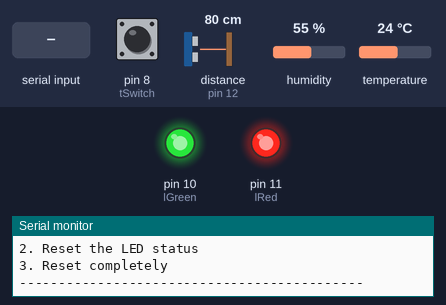
A sketch run on a simulated Arduino Uno, built with avr-gcc and run on an emulated ATmega328P. Shown: output pins drawn as LEDs (lit = HIGH), the last lines printed to the serial monitor. The inputs (shaded band) are chosen by the test bench; at power-on: pin 8 (tSwitch) HIGH, distance to the obstacle (sensor on pin 12) 80 cm, humidity 55 %, temperature 24 °C. The echo pulse lasts 58.3 µs per cm; pins used as bus, display or sensor lines are not drawn.

Above: at 2.8 s.
2.9 s: "0" received over Serial
At 4.3 s:
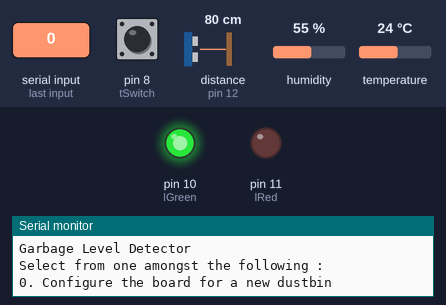
7.2 s: "3" received over Serial
At 8.2 s:
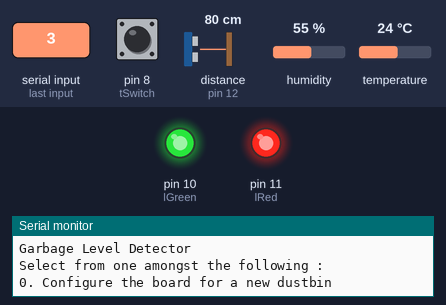
Timing chart, 0 to 10.2 s (numbered marks = the images above; inputs shaded):
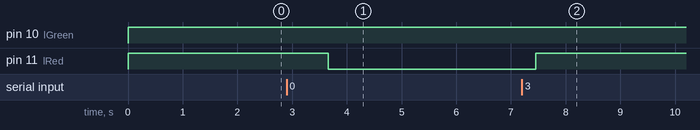

Measured:
- after the input at 2.9 s, pin 11 (lRed): HIGH → LOW after 0.76 s
- after the input at 7.2 s, pin 11 (lRed): LOW → HIGH after 0.25 s

The sketch:

IOT_Garbage_Arduino_Proj.ino
```cpp
// -------------------------------------------------------------------//
//                | IOT ARDUINO GARBAGE LEVEL DETECTOR |              //
// -------------------------------------------------------------------//

/* by Sonaal P. Pradeep
   IOT Arduino Garbage Level Detector project for our Enivormental Studies Course.
   The primary aim of this project is to show that computer science students can do something; either build hardware or code software to help save nature, or the environment around us.
   This project implements a IOT based dustbin, which detects the fill level of a dustbin and send a message to whom-so-ever incharge.
*/

#include "dht.h"

#define pTemp A0
#define pTrig 13
#define pEcho 12
#define lRed 11
#define lGreen 10
#define tSwitch 8

dht DHT;

float capacity = 0.0;
bool msg = false;

void setup() {
  Serial.begin(9600);
  pinMode(pTrig, OUTPUT);
  pinMode(pEcho, INPUT);
  pinMode(lRed, OUTPUT);
  pinMode(lGreen, OUTPUT);
  pinMode(tSwitch, INPUT);
}

void loop() {
  char ch;
  float temp;
  float distance, percent;

  while(digitalRead(tSwitch) == LOW)
  {
    Serial.println("HELP ME! I'VE FALLEN");
    delay(100);
  }

  if(msg == false)
  {
    digitalWrite(lRed, LOW);
    if(capacity == 0)
      digitalWrite(lRed, HIGH);

    digitalWrite(lGreen, HIGH);
  }

  WARN:

  DHT.read11(pTemp);

  if(DHT.temperature > 40)
  {
    Serial.println("WARNING! HIGH TEMPERATURE DETECTED.");
    Serial.print("TEMPERATURE : ");
    Serial.print(DHT.temperature);
    Serial.println(" C");
    digitalWrite(lGreen, LOW);
    digitalWrite(lRed, HIGH);
    delay(500);
    digitalWrite(lRed, LOW);
    delay(500);
    goto WARN;
  }

  if(DHT.humidity > 85)
  {
    Serial.println("CAUTION! HIGH HUMIDITY DETECTED.");
    Serial.print("HUMIDITY : ");
    Serial.print(DHT.humidity);
    Serial.println("%");
    digitalWrite(lGreen, LOW);
    digitalWrite(lRed, HIGH);
    delay(500);
    digitalWrite(lRed, LOW);
    delay(500);
    goto WARN;
  }

  Serial.println("--------------------------------------------");
  delay(100);
  Serial.println("Garbage Level Detector");
  delay(250);
  Serial.println("Select from one amongst the following : ");
  delay(250);
  Serial.println("0. Configure the board for a new dustbin");
  delay(250);
  Serial.println("1. Display fill level");
  delay(250);
  Serial.println("2. Reset the LED status");
  delay(250);
  Serial.println("3. Reset completely");
  delay(250);
  Serial.println("--------------------------------------------");
  delay(250);

  FRONT:
  ch = Serial.read();

  if (ch == '0')
  {
      Serial.println("Reconfiguring dustbin");
      delay(100);
      if(capacity == 0)
      {
        Serial.println("New dustbin");
        delay(100);
      }

      else
      {
        Serial.print("Old size of dustbin : ");
        delay(100);
        Serial.print(capacity);
        delay(100);
        Serial.println(" cms");
        delay(100);
      }

      capacity = triggerPulse();

      Serial.print("New size of dustbin : ");
      delay(100);
      Serial.print(capacity);
      delay(100);
      Serial.println(" cms");
      delay(100);
  }
  else if (ch == '1')
  {
      Serial.println("Fill level");
      delay(100);

      if(capacity == 0)
      {
        Serial.println("ERROR! CAPACITY OF DUSTBIN NOT SET.");
        delay(100);
        Serial.println("Please press '0' to proceed");
        delay(100);
        goto FRONT;
      }

      distance = triggerPulse();
      percent = (capacity - distance) / capacity;

      percent = percent * 100;

      if(percent < 0 || percent > 100)
      {
        Serial.println("UNEXPECTED ERROR!");
        delay(100);
        Serial.println("Please try again");
        delay(100);

        goto WARN;
      }

      delay(100);
      Serial.print("Current level : ");
      delay(100);
      Serial.print(percent);
      delay(100);
      Serial.println(" %");

      if(percent > 75 && msg == false)
      {
        digitalWrite(lRed, HIGH);
        digitalWrite(lGreen, LOW);

        msg = true;
      }
      else if(percent < 25 && msg == true)
        msg = false;
  }
  else if(ch == '2')
  {
    distance = triggerPulse();
    percent = (capacity - distance) / capacity;

    percent = percent * 100;

    if(percent > 75)
    {
      Serial.println("CAUTION! CAPACITY ALMOST FULL.");
      delay(100);
      Serial.println("If dustbin is empty, please check for any debris covering the sensor");
      delay(100);
    }
    else
      msg = false;
  }
  else if(ch == '3')
  {
    Serial.println("RESET");
    capacity = 0;
    msg = false;
  }
  else
      goto FRONT;

  ch = " ";

  delay(250);
}

long triggerPulse()
{
      long res, duration, distance;
      digitalWrite(pTrig, LOW);
      delayMicroseconds(2);
      digitalWrite(pTrig, HIGH);
      delayMicroseconds(10);
      digitalWrite(pTrig, LOW);

      duration = pulseIn(pEcho, HIGH);
      distance = (duration / 2.0) / 29.1;

      return distance;
}
```
